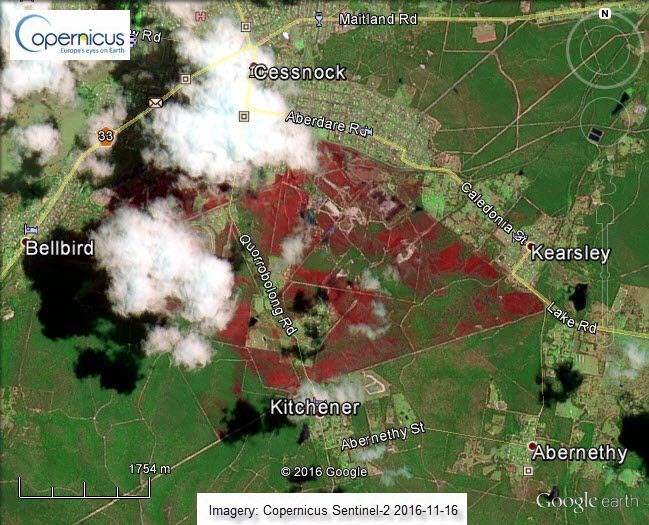
#> input picture box.jpg, 649 x 525 px
$ python bfmatcher.py
#> lines starting #> are read from the running program, lines starting #| are printed output that depends on the picture
import numpy as np
import cv2
import matplotlib.pyplot as plt
img1 = cv2.imread('box.jpg',0)          # queryImage
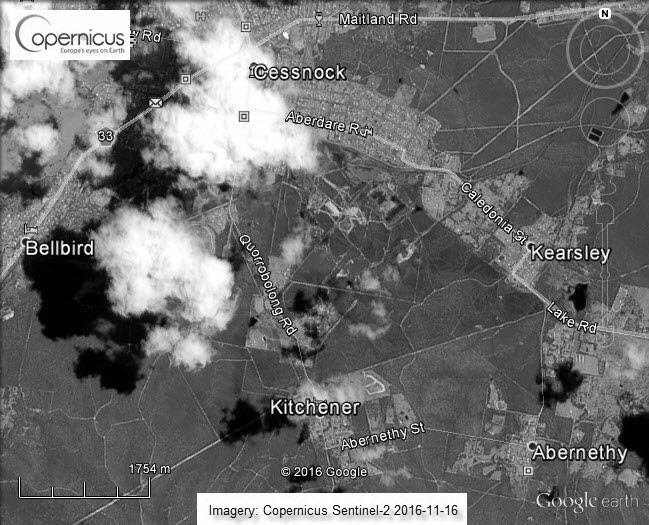
#> img1: shape (525, 649); min 0, max 255, mean 108.9
img2 = cv2.imread('box2.jpg',0) # trainImage
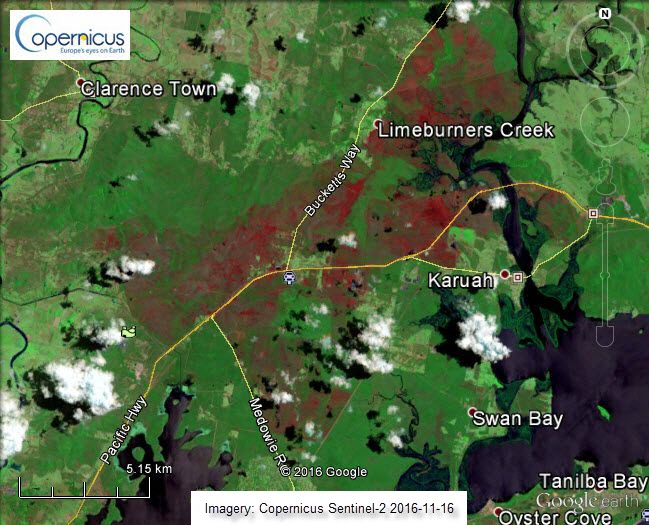
#> input picture images/box2.jpg, 649 x 525 px, found by its file name
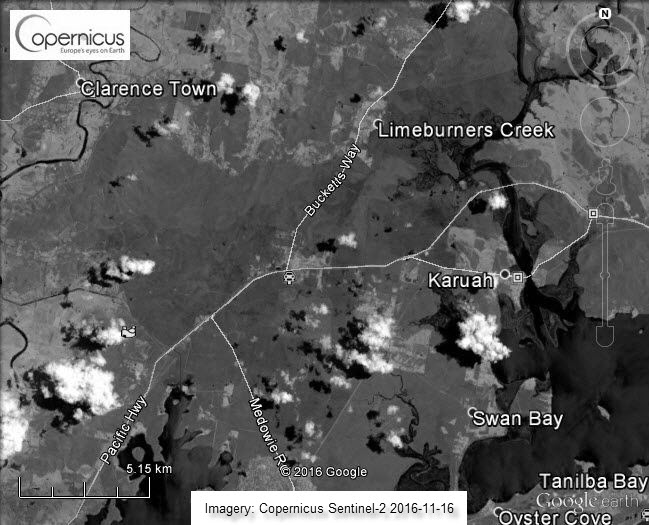
#> img2: shape (525, 649); min 0, max 255, mean 90.6
# Initiate ORB detector
orb = cv2.ORB_create()
# find the keypoints and descriptors with ORB
kp1, des1 = orb.detectAndCompute(img1,None)
#> kp1 = 500 keypoints; strongest (x, y, size): (43, 251, 31), (319, 71, 31), (538, 451, 31), (295, 75, 31)
kp2, des2 = orb.detectAndCompute(img2,None)
#> kp2 = 500 keypoints; strongest (x, y, size): (602, 480, 31), (505, 417, 31), (508, 422, 31), (604, 478, 31)

# create BFMatcher object
bf = cv2.BFMatcher(cv2.NORM_HAMMING, crossCheck=True)
# Match descriptors.
matches = bf.match(des1,des2)
#> matches = 136 matches
# Sort them in the order of their distance.
matches = sorted(matches, key = lambda x:x.distance)
# Draw first 10 matches.
draw_params = dict(matchColor = (0,255,0),
                   singlePointColor = (255,0,0),

                   flags = 0)

img3=cv2.drawMatches(img1,kp1,img2,kp2,matches[:10], None,**draw_params)
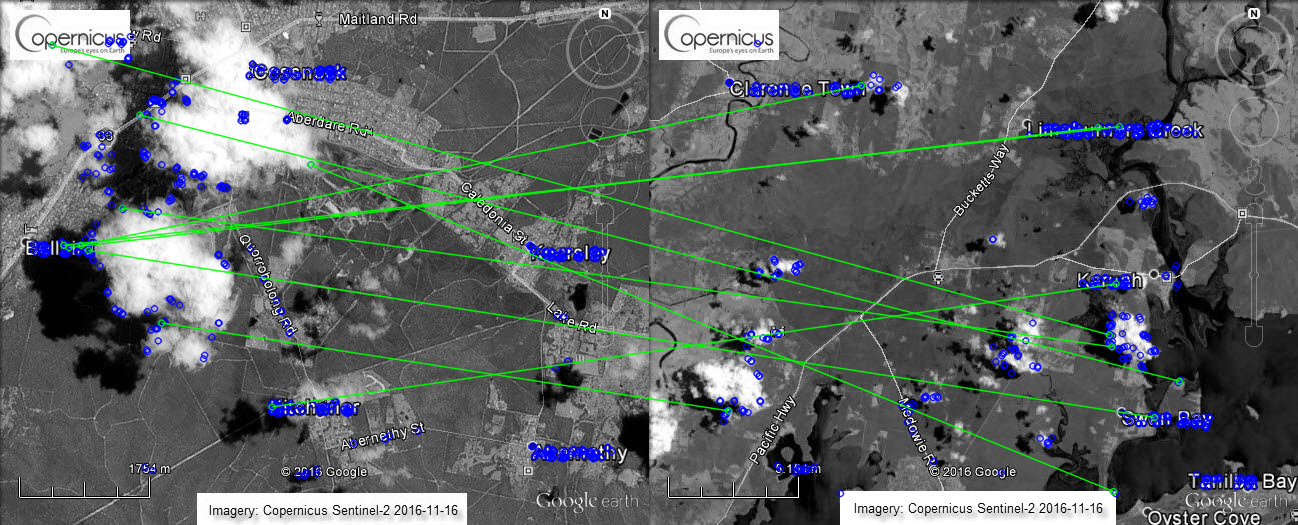
#> img3: shape (525, 1298, 3); mean of channels 0, 1, 2 100.6, 100.4, 95.7; drawn as B, G, R
plt.imshow(img3),plt.show()
